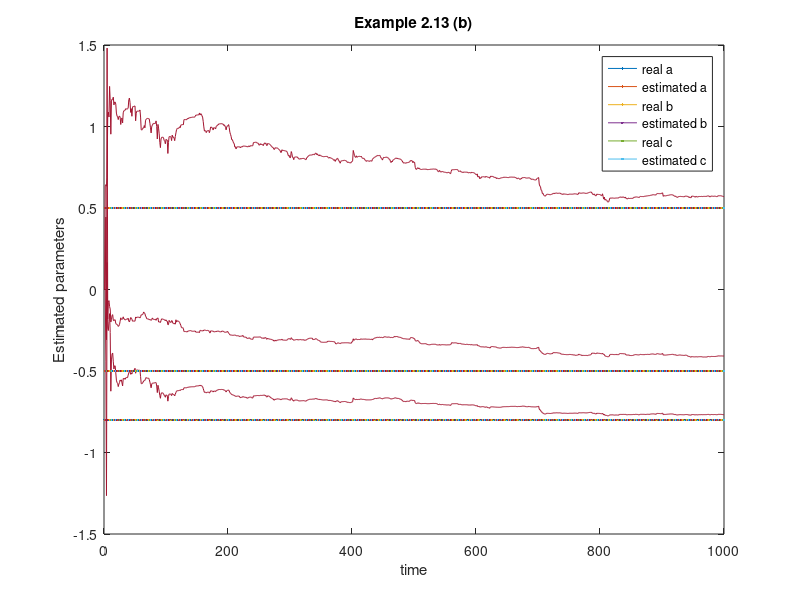

MATLAB code for this plot:
%clear all
%close all

N = 1000;
t = 1:N;
u = zeros(N,1);
std_e = 0.5;
mean_e = 0;
e = sqrt(std_e)*randn(N,1)+mean_e;
a = -0.8;
b = 0.5;
c = -0.5;
y = zeros(N,1);

T = 200;
u = zeros(N,1);
y = zeros(N,1);

for i=1:N/T
  for j=1:T
      index = (i-1)*T+j;
      if j <= T/2
          u(index) = 1;
      else u(index) = 0;
      end
  end
end

for index=2:N
    y(index) = -a*y(index-1)+b*u(index-1)+e(index)+c*e(index-1);
end

P = 100*eye(3);
phi = zeros(3,1);
theta = zeros(3,1);
error_pred = zeros(N,1);
est_a = zeros(N,1);
est_b = zeros(N,1);
est_c = zeros(N,1);

for i=2:N
  phi = [-y(i-1) u(i-1) error_pred(i-1)]';
  error_pred(i) = y(i)-(phi')*theta;  
  K = P*phi/(1+phi'*P*phi);
  theta = theta + K *(y(i) - (phi')* theta); 
  P = (eye(3) - K * (phi'))* P; 
  est_a(i) = theta(1);
  est_b(i) = theta(2);
  est_c(i) = theta(3);
end

figure(4), plot(t,a,t, est_a, t,b,t,est_b,t,c,t,est_c), legend('real a', 'estimated a', 'real b', 'estimated b','real c', 'estimated c'), xlabel('time'), ylabel('Estimated parameters'),
title('Example 2.13 (b)')
